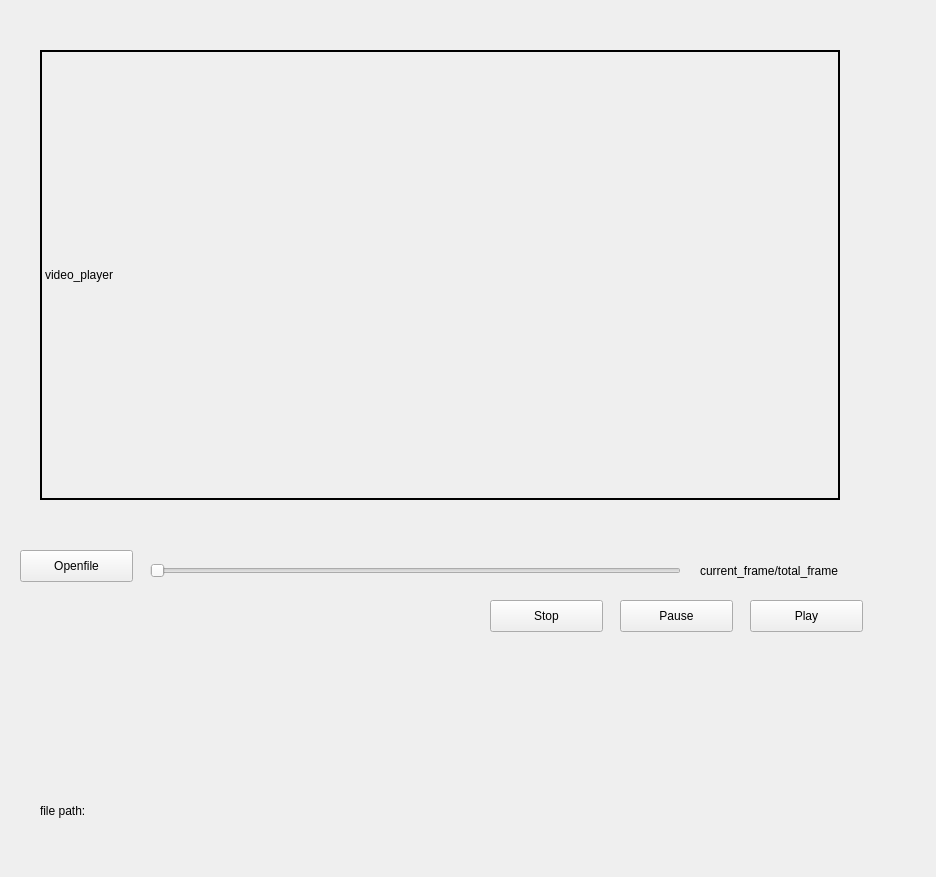
<?xml version="1.0" encoding="UTF-8"?>
<ui version="4.0">
 <class>MainWindow</class>
 <widget class="QMainWindow" name="MainWindow">
  <property name="geometry">
   <rect>
    <x>0</x>
    <y>0</y>
    <width>936</width>
    <height>877</height>
   </rect>
  </property>
  <property name="windowTitle">
   <string>MainWindow</string>
  </property>
  <widget class="QWidget" name="centralwidget">
   <widget class="QLabel" name="label_videoframe">
    <property name="geometry">
     <rect>
      <x>40</x>
      <y>50</y>
      <width>800</width>
      <height>450</height>
     </rect>
    </property>
    <property name="frameShape">
     <enum>QFrame::WinPanel</enum>
    </property>
    <property name="text">
     <string>video_player</string>
    </property>
   </widget>
   <widget class="QPushButton" name="button_openfile">
    <property name="geometry">
     <rect>
      <x>20</x>
      <y>550</y>
      <width>113</width>
      <height>32</height>
     </rect>
    </property>
    <property name="text">
     <string>Openfile</string>
    </property>
   </widget>
   <widget class="QLabel" name="label_framecnt">
    <property name="geometry">
     <rect>
      <x>700</x>
      <y>560</y>
      <width>171</width>
      <height>21</height>
     </rect>
    </property>
    <property name="text">
     <string>current_frame/total_frame</string>
    </property>
   </widget>
   <widget class="QPushButton" name="button_play">
    <property name="geometry">
     <rect>
      <x>750</x>
      <y>600</y>
      <width>113</width>
      <height>32</height>
     </rect>
    </property>
    <property name="text">
     <string>Play</string>
    </property>
   </widget>
   <widget class="QPushButton" name="button_stop">
    <property name="geometry">
     <rect>
      <x>490</x>
      <y>600</y>
      <width>113</width>
      <height>32</height>
     </rect>
    </property>
    <property name="text">
     <string>Stop</string>
    </property>
   </widget>
   <widget class="QLabel" name="label_filepath">
    <property name="geometry">
     <rect>
      <x>40</x>
      <y>790</y>
      <width>841</width>
      <height>41</height>
     </rect>
    </property>
    <property name="text">
     <string>file path:</string>
    </property>
   </widget>
   <widget class="QPushButton" name="button_pause">
    <property name="geometry">
     <rect>
      <x>620</x>
      <y>600</y>
      <width>113</width>
      <height>32</height>
     </rect>
    </property>
    <property name="text">
     <string>Pause</string>
    </property>
   </widget>
   <widget class="QSlider" name="slider_videoframe">
    <property name="geometry">
     <rect>
      <x>150</x>
      <y>560</y>
      <width>531</width>
      <height>22</height>
     </rect>
    </property>
    <property name="orientation">
     <enum>Qt::Horizontal</enum>
    </property>
   </widget>
  </widget>
 </widget>
 <resources/>
 <connections/>
</ui>
